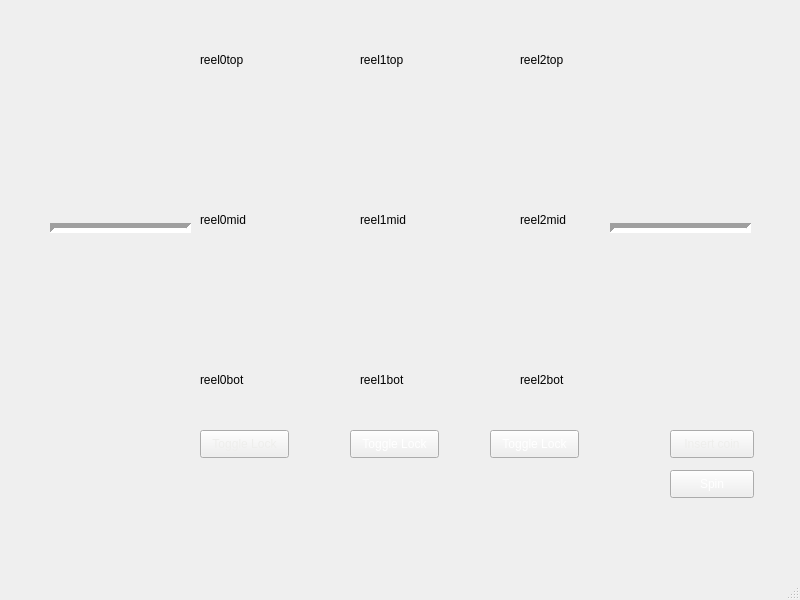
<?xml version="1.0" encoding="UTF-8"?>
<ui version="4.0">
 <class>MainWindowClass</class>
 <widget class="QMainWindow" name="MainWindowClass">
  <property name="geometry">
   <rect>
    <x>0</x>
    <y>0</y>
    <width>800</width>
    <height>600</height>
   </rect>
  </property>
  <property name="windowTitle">
   <string>MainWindow</string>
  </property>
  <widget class="QWidget" name="centralwidget">
   <property name="styleSheet">
    <string notr="true">background-image: url(:/MainWindow/Resources/tile.png);</string>
   </property>
   <widget class="QLabel" name="lockLabel0">
    <property name="geometry">
     <rect>
      <x>200</x>
      <y>460</y>
      <width>63</width>
      <height>20</height>
     </rect>
    </property>
    <property name="styleSheet">
     <string notr="true">color: rgb(255, 255, 255);</string>
    </property>
    <property name="text">
     <string/>
    </property>
   </widget>
   <widget class="QLabel" name="lockLabel1">
    <property name="geometry">
     <rect>
      <x>350</x>
      <y>460</y>
      <width>63</width>
      <height>20</height>
     </rect>
    </property>
    <property name="styleSheet">
     <string notr="true">color: rgb(255, 255, 255);</string>
    </property>
    <property name="text">
     <string/>
    </property>
   </widget>
   <widget class="QLabel" name="lockLabel2">
    <property name="geometry">
     <rect>
      <x>490</x>
      <y>460</y>
      <width>63</width>
      <height>20</height>
     </rect>
    </property>
    <property name="styleSheet">
     <string notr="true">color: rgb(255, 255, 255);</string>
    </property>
    <property name="text">
     <string/>
    </property>
   </widget>
   <widget class="QPushButton" name="lockButton1">
    <property name="geometry">
     <rect>
      <x>350</x>
      <y>430</y>
      <width>89</width>
      <height>28</height>
     </rect>
    </property>
    <property name="styleSheet">
     <string notr="true">color: rgb(255, 255, 255);</string>
    </property>
    <property name="text">
     <string>Toggle Lock</string>
    </property>
   </widget>
   <widget class="QPushButton" name="lockButton0">
    <property name="geometry">
     <rect>
      <x>200</x>
      <y>430</y>
      <width>89</width>
      <height>28</height>
     </rect>
    </property>
    <property name="styleSheet">
     <string notr="true">
color: rgb(238, 238, 236);</string>
    </property>
    <property name="text">
     <string>Toggle Lock</string>
    </property>
   </widget>
   <widget class="QPushButton" name="lockButton2">
    <property name="geometry">
     <rect>
      <x>490</x>
      <y>430</y>
      <width>89</width>
      <height>28</height>
     </rect>
    </property>
    <property name="styleSheet">
     <string notr="true">color: rgb(255, 255, 255);</string>
    </property>
    <property name="text">
     <string>Toggle Lock</string>
    </property>
   </widget>
   <widget class="QWidget" name="gridLayoutWidget">
    <property name="geometry">
     <rect>
      <x>200</x>
      <y>20</y>
      <width>402</width>
      <height>402</height>
     </rect>
    </property>
    <layout class="QGridLayout" name="gridLayout" rowstretch="0,0,0" columnstretch="0,0,0">
     <property name="spacing">
      <number>80</number>
     </property>
     <item row="2" column="0">
      <widget class="QLabel" name="reel0bot">
       <property name="minimumSize">
        <size>
         <width>80</width>
         <height>80</height>
        </size>
       </property>
       <property name="maximumSize">
        <size>
         <width>80</width>
         <height>80</height>
        </size>
       </property>
       <property name="sizeIncrement">
        <size>
         <width>80</width>
         <height>80</height>
        </size>
       </property>
       <property name="baseSize">
        <size>
         <width>80</width>
         <height>80</height>
        </size>
       </property>
       <property name="text">
        <string>reel0bot</string>
       </property>
      </widget>
     </item>
     <item row="1" column="0">
      <widget class="QLabel" name="reel0mid">
       <property name="minimumSize">
        <size>
         <width>80</width>
         <height>80</height>
        </size>
       </property>
       <property name="maximumSize">
        <size>
         <width>80</width>
         <height>80</height>
        </size>
       </property>
       <property name="sizeIncrement">
        <size>
         <width>80</width>
         <height>80</height>
        </size>
       </property>
       <property name="baseSize">
        <size>
         <width>80</width>
         <height>80</height>
        </size>
       </property>
       <property name="text">
        <string>reel0mid</string>
       </property>
      </widget>
     </item>
     <item row="1" column="1">
      <widget class="QLabel" name="reel1mid">
       <property name="minimumSize">
        <size>
         <width>80</width>
         <height>80</height>
        </size>
       </property>
       <property name="maximumSize">
        <size>
         <width>80</width>
         <height>80</height>
        </size>
       </property>
       <property name="sizeIncrement">
        <size>
         <width>80</width>
         <height>80</height>
        </size>
       </property>
       <property name="baseSize">
        <size>
         <width>80</width>
         <height>80</height>
        </size>
       </property>
       <property name="text">
        <string>reel1mid</string>
       </property>
      </widget>
     </item>
     <item row="0" column="0">
      <widget class="QLabel" name="reel0top">
       <property name="minimumSize">
        <size>
         <width>80</width>
         <height>80</height>
        </size>
       </property>
       <property name="maximumSize">
        <size>
         <width>80</width>
         <height>80</height>
        </size>
       </property>
       <property name="sizeIncrement">
        <size>
         <width>80</width>
         <height>80</height>
        </size>
       </property>
       <property name="text">
        <string>reel0top</string>
       </property>
      </widget>
     </item>
     <item row="0" column="2">
      <widget class="QLabel" name="reel2top">
       <property name="minimumSize">
        <size>
         <width>80</width>
         <height>80</height>
        </size>
       </property>
       <property name="maximumSize">
        <size>
         <width>80</width>
         <height>80</height>
        </size>
       </property>
       <property name="sizeIncrement">
        <size>
         <width>80</width>
         <height>80</height>
        </size>
       </property>
       <property name="baseSize">
        <size>
         <width>80</width>
         <height>80</height>
        </size>
       </property>
       <property name="text">
        <string>reel2top</string>
       </property>
      </widget>
     </item>
     <item row="2" column="2">
      <widget class="QLabel" name="reel2bot">
       <property name="minimumSize">
        <size>
         <width>80</width>
         <height>80</height>
        </size>
       </property>
       <property name="maximumSize">
        <size>
         <width>80</width>
         <height>80</height>
        </size>
       </property>
       <property name="sizeIncrement">
        <size>
         <width>80</width>
         <height>80</height>
        </size>
       </property>
       <property name="baseSize">
        <size>
         <width>80</width>
         <height>80</height>
        </size>
       </property>
       <property name="text">
        <string>reel2bot</string>
       </property>
      </widget>
     </item>
     <item row="0" column="1">
      <widget class="QLabel" name="reel1top">
       <property name="minimumSize">
        <size>
         <width>80</width>
         <height>80</height>
        </size>
       </property>
       <property name="maximumSize">
        <size>
         <width>80</width>
         <height>80</height>
        </size>
       </property>
       <property name="sizeIncrement">
        <size>
         <width>80</width>
         <height>80</height>
        </size>
       </property>
       <property name="baseSize">
        <size>
         <width>80</width>
         <height>80</height>
        </size>
       </property>
       <property name="text">
        <string>reel1top</string>
       </property>
      </widget>
     </item>
     <item row="1" column="2">
      <widget class="QLabel" name="reel2mid">
       <property name="minimumSize">
        <size>
         <width>80</width>
         <height>80</height>
        </size>
       </property>
       <property name="maximumSize">
        <size>
         <width>80</width>
         <height>80</height>
        </size>
       </property>
       <property name="sizeIncrement">
        <size>
         <width>80</width>
         <height>80</height>
        </size>
       </property>
       <property name="text">
        <string>reel2mid</string>
       </property>
      </widget>
     </item>
     <item row="2" column="1">
      <widget class="QLabel" name="reel1bot">
       <property name="minimumSize">
        <size>
         <width>80</width>
         <height>80</height>
        </size>
       </property>
       <property name="maximumSize">
        <size>
         <width>80</width>
         <height>80</height>
        </size>
       </property>
       <property name="sizeIncrement">
        <size>
         <width>80</width>
         <height>80</height>
        </size>
       </property>
       <property name="baseSize">
        <size>
         <width>80</width>
         <height>80</height>
        </size>
       </property>
       <property name="text">
        <string>reel1bot</string>
       </property>
      </widget>
     </item>
    </layout>
   </widget>
   <widget class="QPushButton" name="spinButton">
    <property name="geometry">
     <rect>
      <x>670</x>
      <y>470</y>
      <width>84</width>
      <height>28</height>
     </rect>
    </property>
    <property name="styleSheet">
     <string notr="true">color: rgb(255, 255, 255);</string>
    </property>
    <property name="text">
     <string>Spin</string>
    </property>
   </widget>
   <widget class="QLabel" name="moneyLabel">
    <property name="geometry">
     <rect>
      <x>20</x>
      <y>20</y>
      <width>161</width>
      <height>31</height>
     </rect>
    </property>
    <property name="styleSheet">
     <string notr="true">color: rgb(255, 255, 255);</string>
    </property>
    <property name="text">
     <string/>
    </property>
   </widget>
   <widget class="QLabel" name="winLabel">
    <property name="geometry">
     <rect>
      <x>20</x>
      <y>60</y>
      <width>161</width>
      <height>61</height>
     </rect>
    </property>
    <property name="styleSheet">
     <string notr="true">color: rgb(255, 255, 255);</string>
    </property>
    <property name="text">
     <string/>
    </property>
   </widget>
   <widget class="QPushButton" name="addMoney">
    <property name="geometry">
     <rect>
      <x>670</x>
      <y>430</y>
      <width>84</width>
      <height>28</height>
     </rect>
    </property>
    <property name="styleSheet">
     <string notr="true">color: rgb(238, 238, 236);</string>
    </property>
    <property name="text">
     <string>Insert coin</string>
    </property>
   </widget>
   <widget class="QLabel" name="maxWinLabel">
    <property name="geometry">
     <rect>
      <x>20</x>
      <y>130</y>
      <width>161</width>
      <height>31</height>
     </rect>
    </property>
    <property name="styleSheet">
     <string notr="true">color: rgb(238, 238, 236);</string>
    </property>
    <property name="text">
     <string/>
    </property>
   </widget>
   <widget class="Line" name="line">
    <property name="geometry">
     <rect>
      <x>50</x>
      <y>220</y>
      <width>141</width>
      <height>16</height>
     </rect>
    </property>
    <property name="styleSheet">
     <string notr="true"/>
    </property>
    <property name="lineWidth">
     <number>5</number>
    </property>
    <property name="orientation">
     <enum>Qt::Horizontal</enum>
    </property>
   </widget>
   <widget class="Line" name="line_2">
    <property name="geometry">
     <rect>
      <x>610</x>
      <y>220</y>
      <width>141</width>
      <height>16</height>
     </rect>
    </property>
    <property name="styleSheet">
     <string notr="true"/>
    </property>
    <property name="lineWidth">
     <number>5</number>
    </property>
    <property name="orientation">
     <enum>Qt::Horizontal</enum>
    </property>
   </widget>
   <zorder>line</zorder>
   <zorder>lockLabel0</zorder>
   <zorder>lockLabel1</zorder>
   <zorder>lockLabel2</zorder>
   <zorder>lockButton1</zorder>
   <zorder>lockButton0</zorder>
   <zorder>lockButton2</zorder>
   <zorder>gridLayoutWidget</zorder>
   <zorder>spinButton</zorder>
   <zorder>moneyLabel</zorder>
   <zorder>winLabel</zorder>
   <zorder>addMoney</zorder>
   <zorder>maxWinLabel</zorder>
   <zorder>line_2</zorder>
  </widget>
  <widget class="QMenuBar" name="menubar">
   <property name="geometry">
    <rect>
     <x>0</x>
     <y>0</y>
     <width>800</width>
     <height>25</height>
    </rect>
   </property>
  </widget>
  <widget class="QStatusBar" name="statusbar"/>
 </widget>
 <resources/>
 <connections/>
</ui>
